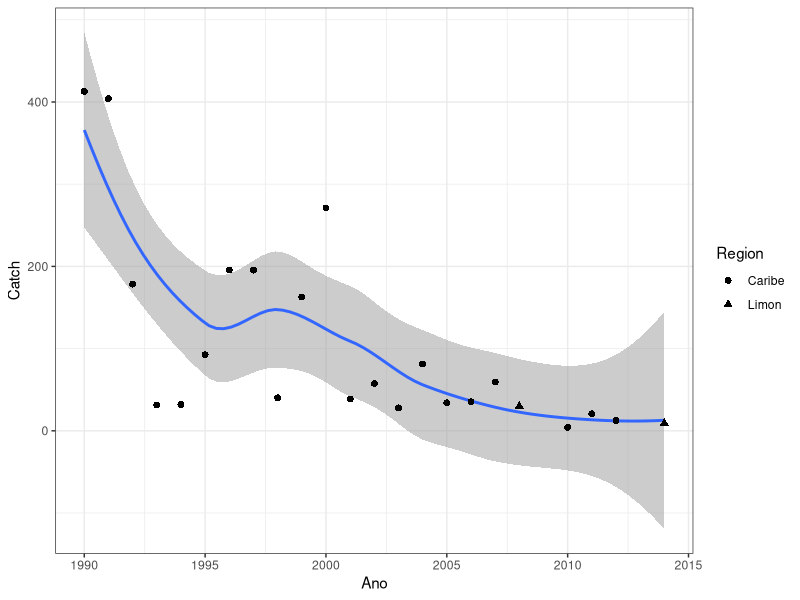

Generate this figure with R:
## ---- chunk 1
suppressPackageStartupMessages({
  library(tidyverse)
})
## ---- chunk 2
cr_lobster <- read.csv("CostaRicaLandings_1990_2014.csv", stringsAsFactors = T, strip.white = T, sep = ",") %>% 
  rename(Concepto = CONCEPTO) %>% 
  gather(Month, Catch, -c(Region, Ano, Concepto))

cr_lobster
## ---- chunk 3
group_by(cr_lobster, Region, Ano, Concepto) %>% 
  filter(Region %in% c("Caribe", "Limon")) %>% 
  filter(Concepto %in% c("LANG CARIBE", "LANGOSTA CARIBE")) %>% 
  summarize(Catch = sum(Catch, na.rm =T)/1000) %>% 
  ggplot(aes(x = Ano, y = Catch)) +
  geom_smooth(method = "loess", alpha = 0.5) +
  geom_point(aes(shape = Region), size = 2) +
  theme_bw()

## ---- chunk 4

